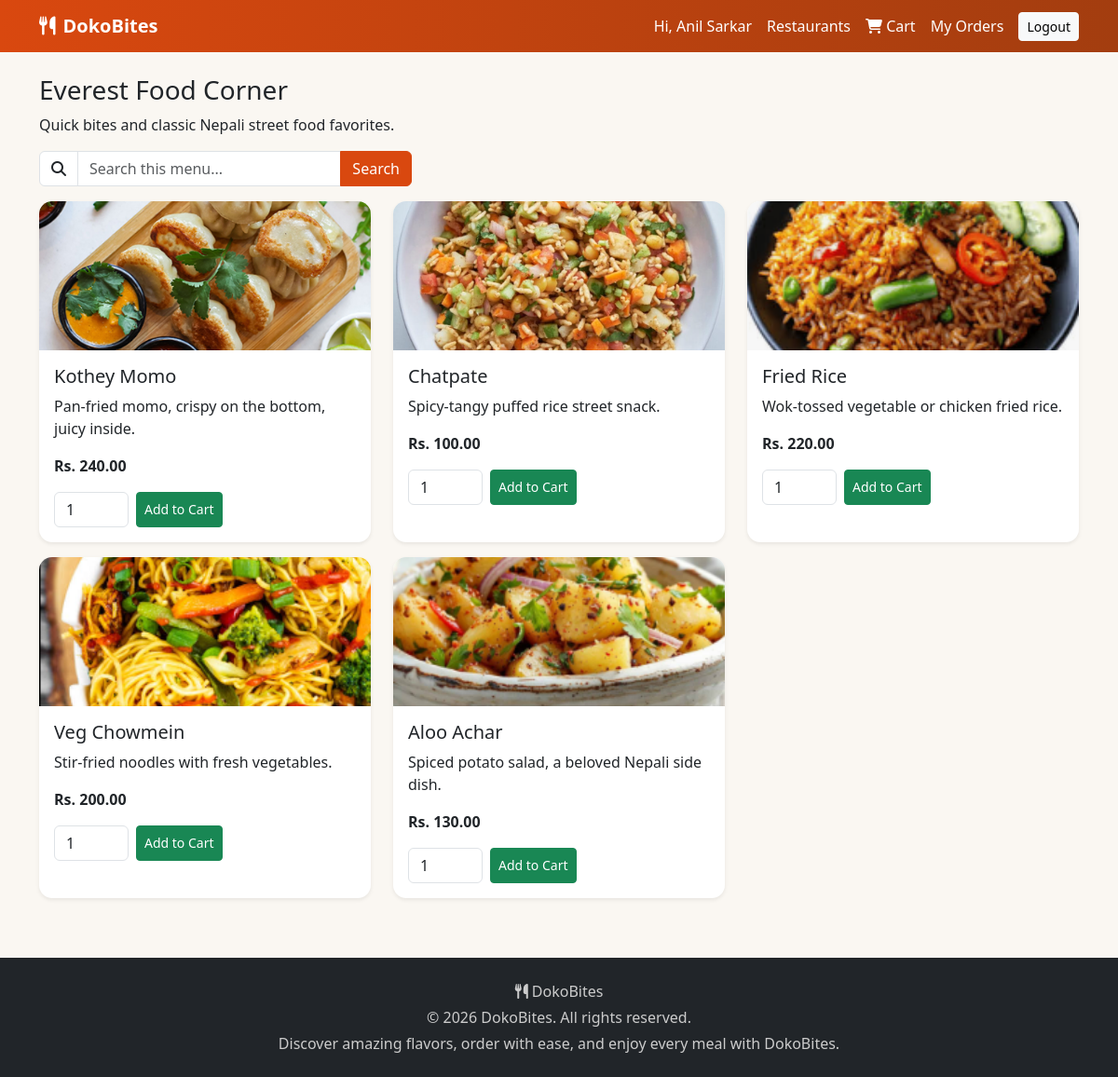
The app's page /user/view_restaurant.php?id=5 (signed in) with its own data.
### tables this page shows
CREATE TABLE `restaurants` (
    `id` INT UNSIGNED NOT NULL AUTO_INCREMENT,
    `user_id` INT UNSIGNED NOT NULL,
    `name` VARCHAR(150) NOT NULL,
    `description` TEXT NULL,
    `address` VARCHAR(255) NULL DEFAULT NULL,
    `image` VARCHAR(255) NULL DEFAULT NULL,
    `status` ENUM('pending', 'approved', 'rejected') NOT NULL DEFAULT 'pending',
    `created_at` TIMESTAMP NOT NULL DEFAULT CURRENT_TIMESTAMP,
    PRIMARY KEY (`id`),
    KEY `idx_restaurants_user_id` (`user_id`),
    KEY `idx_restaurants_status` (`status`),
    CONSTRAINT `fk_restaurants_user`
        FOREIGN KEY (`user_id`) REFERENCES `users` (`id`)
        ON DELETE CASCADE ON UPDATE CASCADE
);

CREATE TABLE `foods` (
    `id` INT UNSIGNED NOT NULL AUTO_INCREMENT,
    `restaurant_id` INT UNSIGNED NOT NULL,
    `name` VARCHAR(150) NOT NULL,
    `description` TEXT NULL,
    `price` DECIMAL(10,2) NOT NULL,
    `image` VARCHAR(255) NULL DEFAULT NULL,
    `status` ENUM('available', 'unavailable') NOT NULL DEFAULT 'available',
    `created_at` TIMESTAMP NOT NULL DEFAULT CURRENT_TIMESTAMP,
    PRIMARY KEY (`id`),
    KEY `idx_foods_restaurant_id` (`restaurant_id`),
    KEY `idx_foods_status` (`status`),
    CONSTRAINT `fk_foods_restaurant`
        FOREIGN KEY (`restaurant_id`) REFERENCES `restaurants` (`id`)
        ON DELETE CASCADE ON UPDATE CASCADE
);

### user/view_restaurant.php (the view, shortened to what this page needs)
<?php
include '../includes/db.php';
$restaurant_id = (int)$_GET['id'];
$search = trim($_GET['search'] ?? '');
$stmt = $conn->prepare("SELECT * FROM restaurants WHERE id = ? AND status = 'approved'");
$stmt->bind_param("i", $restaurant_id);
$stmt->execute();
$restaurant = $stmt->get_result()->fetch_assoc();
if ($search !== '') {
    $foods = $conn->prepare("SELECT * FROM foods WHERE restaurant_id = ? AND status = 'available' AND name LIKE ?");
    $likeSearch = '%' . $search . '%';
    $foods->bind_param("is", $restaurant_id, $likeSearch);
} else {
    $foods = $conn->prepare("SELECT * FROM foods WHERE restaurant_id = ? AND status = 'available'");
    $foods->bind_param("i", $restaurant_id);
}
$foods->execute();
$foodList = $foods->get_result();
include '../includes/header.php';
?>
<div class="container mt-4">
    <h3><?php echo htmlspecialchars($restaurant['name']); ?></h3>
    <p><?php echo htmlspecialchars($restaurant['description']); ?></p>
    <form method="GET" class="mb-3">
        <div class="input-group" style="max-width:400px;">
            <span class="input-group-text bg-white"><i class="fa-solid fa-magnifying-glass"></i></span>
            <input type="text" name="search" class="form-control" placeholder="Search this menu..."
                   value="<?php echo htmlspecialchars($search); ?>">
            <button type="submit" class="btn btn-primary">Search</button>
        </div>
    </form>
    <div class="row mt-3">
        <?php while ($food = $foodList->fetch_assoc()): ?>
            <div class="col-md-4 mb-3">
                <div class="card h-100 shadow-sm">
                    <?php if (!empty($food['image'])): ?>
                        <img src="<?php echo APP_BASE_URL; ?>/assets/uploads/<?php echo htmlspecialchars($food['image']); ?>"
                             class="card-img-top" style="height:160px; object-fit:cover;"
                             onerror="this.onerror=null; this.parentElement.querySelector('.img-fallback')?.remove(); this.insertAdjacentHTML('afterend', '<div class=\'img-fallback bg-secondary bg-opacity-10 d-flex align-items-center justify-content-center\' style=\'height:160px;\'><i class=\'fa-solid fa-utensils fa-2x text-secondary\'></i></div>'); this.remove();">
                    <?php else: ?>
                        <div class="bg-secondary bg-opacity-10 d-flex align-items-center justify-content-center" style="height:160px;">
                            <i class="fa-solid fa-utensils fa-2x text-secondary"></i>
                        </div>
                    <?php endif; ?>
                    <div class="card-body">
                        <h5 class="card-title"><?php echo htmlspecialchars($food['name']); ?></h5>
                        <p class="card-text"><?php echo htmlspecialchars($food['description']); ?></p>
                        <p class="fw-bold">Rs. <?php echo number_format($food['price'], 2); ?></p>
                        <form method="POST" class="d-flex gap-2">
                            <input type="number" name="quantity" value="1" min="1" class="form-control" style="width:80px;">
                            <button type="submit" class="btn btn-success btn-sm">Add to Cart</button>
                        </form>
                    </div>
                </div>
            </div>
        <?php endwhile; ?>
    </div>
</div>
<?php include '../includes/footer.php'; ?>

### assets/css/style.css (style rules this page uses)
:root { --primary: #d9480f; --primary-dark: #a33d0f; --accent: #fff4e6; --dark: #212529; --ink: #2e2422; }
body { background-color: #faf7f2; font-family: 'Segoe UI', Roboto, sans-serif; }
.card { border: none; border-radius: 14px; transition: transform 0.2s ease, box-shadow 0.2s ease; }
.card-img-top { border-top-left-radius: 14px; border-top-right-radius: 14px; }
.btn-primary { background-color: var(--primary); border-color: var(--primary); }

### records on screen
restaurants: name "Everest Food Corner", description "Quick bites and classic Nepali street food favorites."
foods: image (picture), name "Kothey Momo", description "Pan-fried momo, crispy on the bottom, juicy inside.", price "240.00"
foods: image (picture), name "Chatpate", description "Spicy-tangy puffed rice street snack.", price "100.00"
foods: image (picture), name "Fried Rice", description "Wok-tossed vegetable or chicken fried rice.", price "220.00"
foods: image (picture), name "Veg Chowmein", description "Stir-fried noodles with fresh vegetables.", price "200.00"
foods: image (picture), name "Aloo Achar", description "Spiced potato salad, a beloved Nepali side dish.", price "130.00"

### other values on screen
$_SESSION['name'] "Anil Sarkar"
